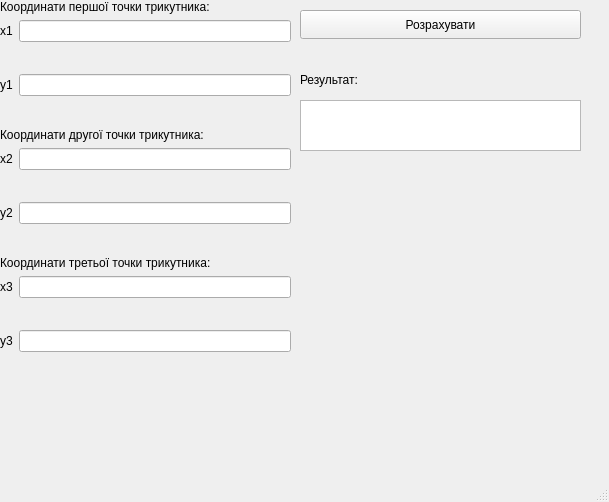
<?xml version="1.0" encoding="UTF-8"?>
<ui version="4.0">
 <class>MainWindow</class>
 <widget class="QMainWindow" name="MainWindow">
  <property name="geometry">
   <rect>
    <x>0</x>
    <y>0</y>
    <width>609</width>
    <height>502</height>
   </rect>
  </property>
  <property name="windowTitle">
   <string>MainWindow</string>
  </property>
  <widget class="QWidget" name="centralwidget">
   <widget class="QWidget" name="formLayoutWidget">
    <property name="geometry">
     <rect>
      <x>0</x>
      <y>0</y>
      <width>291</width>
      <height>435</height>
     </rect>
    </property>
    <layout class="QFormLayout" name="formLayout">
     <item row="0" column="0" colspan="2">
      <widget class="QLabel" name="m_label_2">
       <property name="text">
        <string>Координати першої точки трикутника:</string>
       </property>
      </widget>
     </item>
     <item row="1" column="0">
      <widget class="QLabel" name="label">
       <property name="text">
        <string>x1</string>
       </property>
      </widget>
     </item>
     <item row="1" column="1">
      <widget class="QLineEdit" name="x_1Edit"/>
     </item>
     <item row="3" column="0">
      <widget class="QLabel" name="label_2">
       <property name="text">
        <string>y1</string>
       </property>
      </widget>
     </item>
     <item row="3" column="1">
      <widget class="QLineEdit" name="y_1Edit"/>
     </item>
     <item row="4" column="0" colspan="2">
      <spacer name="horizontalSpacer">
       <property name="orientation">
        <enum>Qt::Horizontal</enum>
       </property>
       <property name="sizeHint" stdset="0">
        <size>
         <width>40</width>
         <height>20</height>
        </size>
       </property>
      </spacer>
     </item>
     <item row="5" column="0" colspan="2">
      <widget class="QLabel" name="label_14">
       <property name="text">
        <string>Координати другої точки трикутника:</string>
       </property>
      </widget>
     </item>
     <item row="7" column="0">
      <widget class="QLabel" name="label_3">
       <property name="text">
        <string>x2</string>
       </property>
      </widget>
     </item>
     <item row="7" column="1">
      <widget class="QLineEdit" name="x_2Edit"/>
     </item>
     <item row="8" column="0" colspan="2">
      <spacer name="horizontalSpacer_3">
       <property name="orientation">
        <enum>Qt::Horizontal</enum>
       </property>
       <property name="sizeHint" stdset="0">
        <size>
         <width>40</width>
         <height>20</height>
        </size>
       </property>
      </spacer>
     </item>
     <item row="9" column="0">
      <widget class="QLabel" name="label_4">
       <property name="text">
        <string>y2</string>
       </property>
      </widget>
     </item>
     <item row="9" column="1">
      <widget class="QLineEdit" name="y_2Edit"/>
     </item>
     <item row="11" column="0" colspan="2">
      <widget class="QLabel" name="label_15">
       <property name="text">
        <string>Координати третьої точки трикутника:</string>
       </property>
      </widget>
     </item>
     <item row="13" column="0">
      <widget class="QLabel" name="label_5">
       <property name="text">
        <string>x3</string>
       </property>
      </widget>
     </item>
     <item row="13" column="1">
      <widget class="QLineEdit" name="x_3Edit"/>
     </item>
     <item row="14" column="0" colspan="2">
      <spacer name="horizontalSpacer_5">
       <property name="orientation">
        <enum>Qt::Horizontal</enum>
       </property>
       <property name="sizeHint" stdset="0">
        <size>
         <width>40</width>
         <height>20</height>
        </size>
       </property>
      </spacer>
     </item>
     <item row="15" column="0">
      <widget class="QLabel" name="label_16">
       <property name="text">
        <string>y3</string>
       </property>
      </widget>
     </item>
     <item row="15" column="1">
      <widget class="QLineEdit" name="y_3Edit"/>
     </item>
     <item row="2" column="0" colspan="2">
      <spacer name="horizontalSpacer_2">
       <property name="orientation">
        <enum>Qt::Horizontal</enum>
       </property>
       <property name="sizeHint" stdset="0">
        <size>
         <width>40</width>
         <height>20</height>
        </size>
       </property>
      </spacer>
     </item>
     <item row="10" column="0" colspan="2">
      <spacer name="horizontalSpacer_4">
       <property name="orientation">
        <enum>Qt::Horizontal</enum>
       </property>
       <property name="sizeHint" stdset="0">
        <size>
         <width>40</width>
         <height>20</height>
        </size>
       </property>
      </spacer>
     </item>
    </layout>
   </widget>
   <widget class="QLabel" name="label_17">
    <property name="geometry">
     <rect>
      <x>300</x>
      <y>70</y>
      <width>71</width>
      <height>20</height>
     </rect>
    </property>
    <property name="text">
     <string>Результат:</string>
    </property>
   </widget>
   <widget class="QPushButton" name="pushButton">
    <property name="geometry">
     <rect>
      <x>300</x>
      <y>10</y>
      <width>281</width>
      <height>29</height>
     </rect>
    </property>
    <property name="cursor">
     <cursorShape>PointingHandCursor</cursorShape>
    </property>
    <property name="text">
     <string>Розрахувати</string>
    </property>
   </widget>
   <widget class="QTextBrowser" name="triangle_check">
    <property name="geometry">
     <rect>
      <x>300</x>
      <y>100</y>
      <width>281</width>
      <height>51</height>
     </rect>
    </property>
    <property name="cursor" stdset="0">
     <cursorShape>ForbiddenCursor</cursorShape>
    </property>
    <property name="focusPolicy">
     <enum>Qt::NoFocus</enum>
    </property>
    <property name="contextMenuPolicy">
     <enum>Qt::DefaultContextMenu</enum>
    </property>
   </widget>
  </widget>
  <widget class="QMenuBar" name="menubar">
   <property name="geometry">
    <rect>
     <x>0</x>
     <y>0</y>
     <width>609</width>
     <height>25</height>
    </rect>
   </property>
  </widget>
  <widget class="QStatusBar" name="statusbar"/>
 </widget>
 <resources/>
 <connections/>
</ui>
